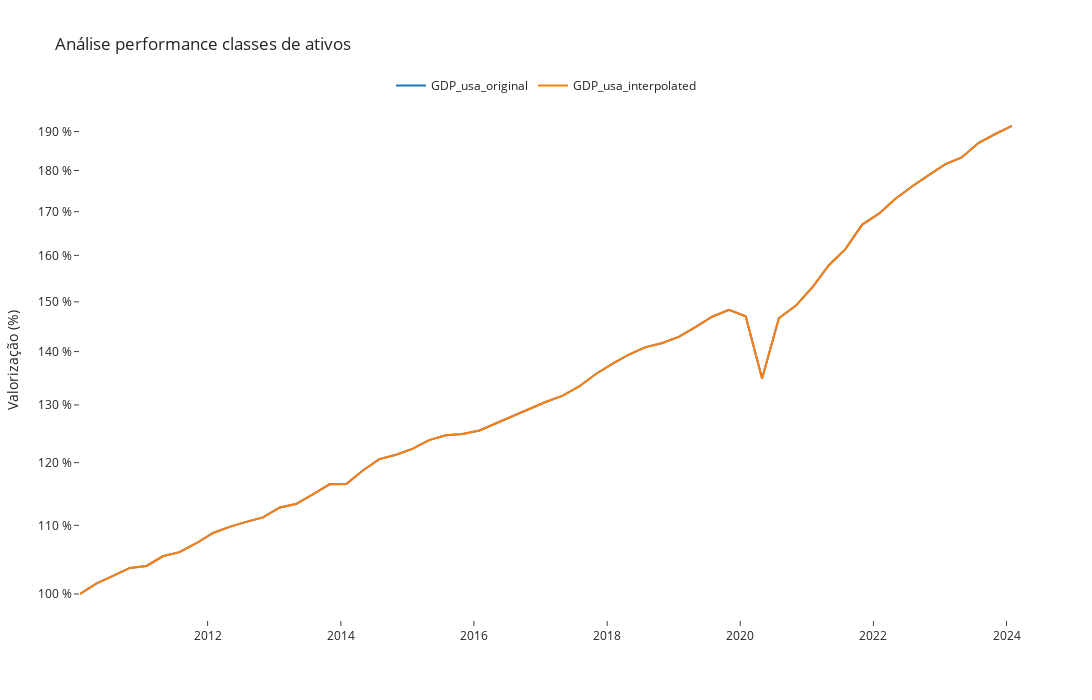

Here is the notebook cell this chart was saved with:
### Markdown cell above
## Check da interpolation no GDP

### Code cell
from functions import *
compare_df = pd.DataFrame()

compare_df["GDP_usa_original"] = opencsv["GDP_usa"]
compare_df["GDP_usa_interpolated"] = dados["GDP_usa"]

comparative_graph(compare_df)
